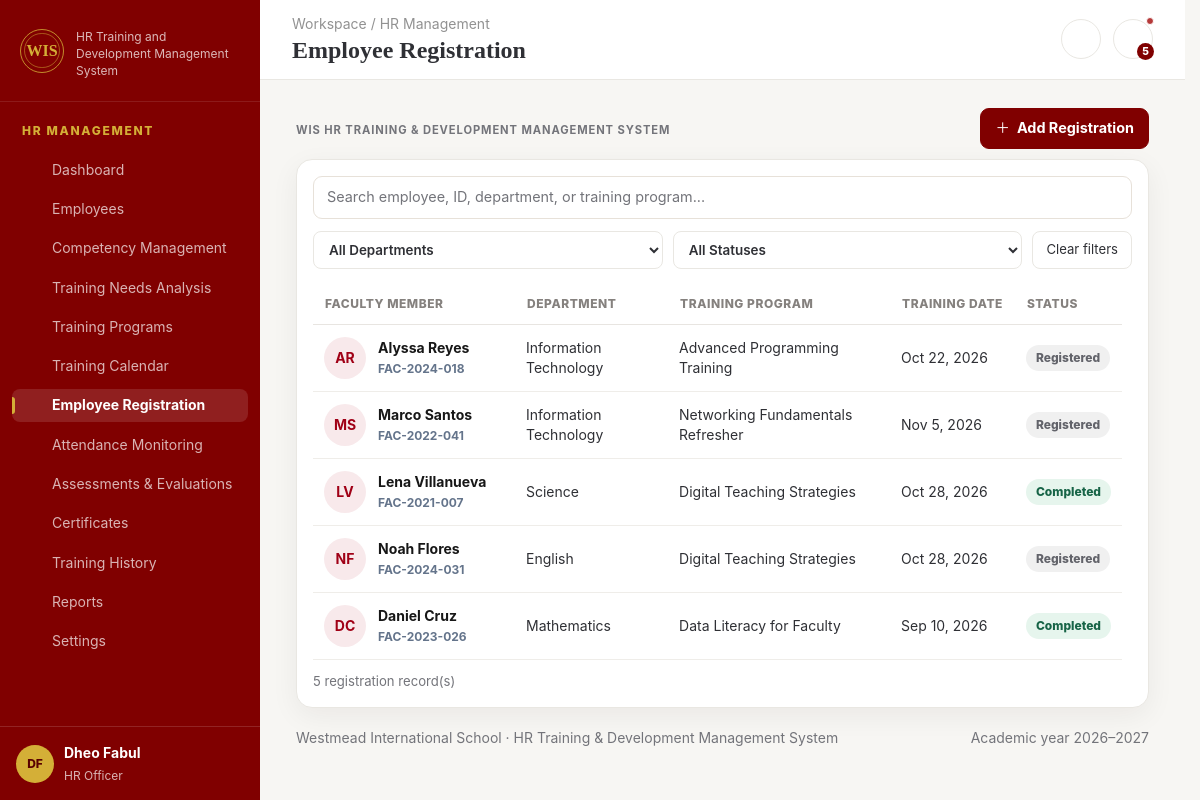
The app's page /admin/registrations.php (signed in), older data.
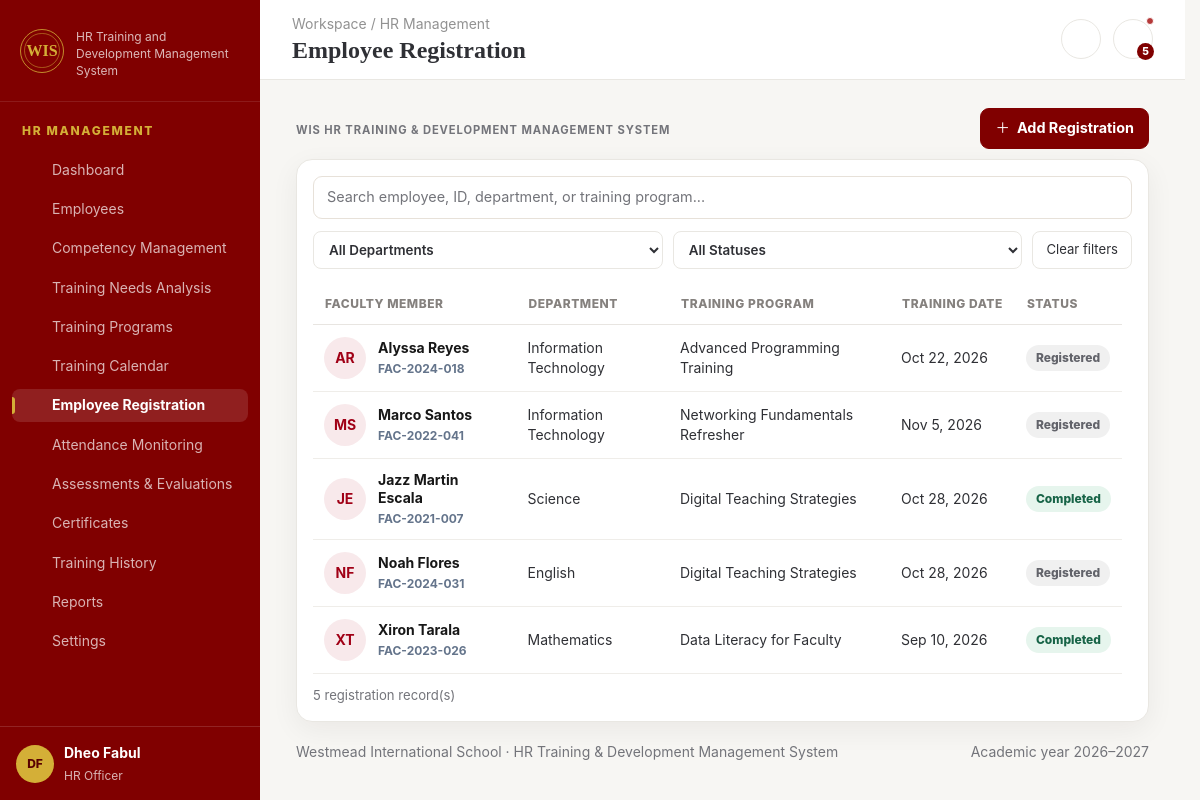
The same page, newer data.
### tables this page shows
CREATE TABLE `registrations` (
  `id` int(10) UNSIGNED NOT NULL,
  `employee_id` int(10) UNSIGNED NOT NULL,
  `program_id` int(10) UNSIGNED NOT NULL,
  `status` enum('Registered','In Progress','Completed','Withdrawn') NOT NULL DEFAULT 'Registered',
  `registered_at` timestamp NOT NULL DEFAULT current_timestamp()
);

CREATE TABLE `employees` (
  `id` int(10) UNSIGNED NOT NULL,
  `employee_code` varchar(30) NOT NULL,
  `first_name` varchar(80) NOT NULL,
  `last_name` varchar(80) NOT NULL,
  `email` varchar(160) NOT NULL,
  `phone` varchar(35) DEFAULT NULL,
  `department` varchar(100) NOT NULL,
  `job_title` varchar(120) NOT NULL,
  `specialization` varchar(120) NOT NULL,
  `hire_date` date DEFAULT NULL,
  `employment_status` enum('Active','On Leave','Inactive') NOT NULL DEFAULT 'Active',
  `created_at` timestamp NOT NULL DEFAULT current_timestamp()
);

CREATE TABLE `training_programs` (
  `id` int(10) UNSIGNED NOT NULL,
  `title` varchar(180) NOT NULL,
  `category` varchar(120) NOT NULL,
  `specialization` varchar(120) NOT NULL,
  `description` text DEFAULT NULL,
  `trainer_user_id` int(10) UNSIGNED DEFAULT NULL,
  `start_date` date NOT NULL,
  `end_date` date DEFAULT NULL,
  `start_time` time DEFAULT NULL,
  `venue` varchar(160) DEFAULT NULL,
  `capacity` smallint(5) UNSIGNED NOT NULL DEFAULT 30,
  `status` enum('Draft','Upcoming','Ongoing','Completed','Cancelled') NOT NULL DEFAULT 'Upcoming',
  `created_by` int(10) UNSIGNED DEFAULT NULL,
  `created_at` timestamp NOT NULL DEFAULT current_timestamp()
);

### admin/registrations.php (the view, shortened to what the rows shown need)
<?php
require_once __DIR__ . '/../includes/page_bootstrap.php';
function render_registration(PDO $pdo): string
{
    $emps = employees_for($pdo);
    $progs = program_select($pdo);
    $joined = $pdo->query(
        'SELECT r.id, r.status, r.registered_at, r.employee_id, r.program_id, '
            . 'e.employee_code, e.first_name, e.last_name, e.department, '
            . 'p.title, p.start_date '
            . 'FROM registrations r '
            . 'JOIN employees e ON e.id = r.employee_id '
            . 'JOIN training_programs p ON p.id = r.program_id '
            . 'ORDER BY r.registered_at DESC'
    )->fetchAll(PDO::FETCH_ASSOC);
    $departments = [];
    foreach ($joined as $r) {
        $department = trim((string)($r['department'] ?? ''));
        if ($department !== '') {
            $departments[$department] = $department;
        }
    }
    natcasesort($departments);
    $statuses = [];
    foreach ($joined as $r) {
        $status = trim((string)($r['status'] ?? ''));
        if ($status !== '') {
            $statuses[$status] = $status;
        }
    }
    natcasesort($statuses);
    $html = '<div class="registration-page">';
    $html .= '<div class="registration-page-heading">'
        . '<div class="registration-page-intro">'
        . page_intro(
            '',
            ''
        )
        . '</div>'
        . '<button type="button" class="registration-add-btn" '
        . 'id="openRegistrationModal">'
        . '<span aria-hidden="true">＋</span> Add Registration'
        . '</button>'
        . '</div>';
    $html .= '<section class="card registration-history-card">';
    $html .= '<div class="registration-filters">'
        . '<input type="search" id="registrationSearch" '
        . 'placeholder="Search employee, ID, department, or training program..." '
        . 'aria-label="Search registrations">';
    $html .= '<div class="registration-filter-row">'
        . '<select id="registrationDepartment" aria-label="Filter by department">'
        . '<option value="">All Departments</option>';
    foreach ($departments as $department) {
        $html .= '<option value="' . h($department) . '">'
            . h($department) . '</option>';
    }
    $html .= '</select>'
        . '<select id="registrationStatus" aria-label="Filter by status">'
        . '<option value="">All Statuses</option>';
    foreach ($statuses as $status) {
        $html .= '<option value="' . h($status) . '">'
            . h($status) . '</option>';
    }
    $html .= '</select>'
        . '<button type="button" class="registration-clear-filters" '
        . 'id="clearRegistrationFilters">Clear filters</button>'
        . '</div></div>';
    $html .= '<div class="table-wrap registration-table-wrap" data-max-rows="5">'
        . '<table class="registration-table" id="registrationTable">'
        . '<thead><tr>'
        . '<th>FACULTY MEMBER</th>'
        . '<th>DEPARTMENT</th>'
        . '<th>TRAINING PROGRAM</th>'
        . '<th>TRAINING DATE</th>'
        . '<th>STATUS</th>'
        . '</tr></thead><tbody>';
    foreach ($joined as $r) {
        $employeeCode = (string)($r['employee_code'] ?? '');
        $employeeName = trim(
            (string)($r['first_name'] ?? '') . ' '
                . (string)($r['last_name'] ?? '')
        );
        $firstName = trim((string)($r['first_name'] ?? ''));
        $lastName = trim((string)($r['last_name'] ?? ''));
        $initials = strtoupper(
            (function_exists('mb_substr') ? mb_substr($firstName, 0, 1) : substr($firstName, 0, 1))
                . (function_exists('mb_substr') ? mb_substr($lastName, 0, 1) : substr($lastName, 0, 1))
        );
        $department = (string)($r['department'] ?? '');
        $programTitle = (string)($r['title'] ?? '');
        $status = (string)($r['status'] ?? '');
        $trainingDate = !empty($r['start_date'])
            ? date('Y-m-d', strtotime((string)$r['start_date']))
            : '';
        $searchText = strtolower(
            $employeeCode . ' ' . $employeeName . ' '
                . $department . ' ' . $programTitle . ' ' . $status
        );
        $html .= '<tr data-search="' . h($searchText) . '" '
            . 'data-department="' . h($department) . '" '
            . 'data-status="' . h($status) . '">';
        $html .= '<td>'
            . '<div class="registration-faculty-member">'
            . '<span class="registration-faculty-avatar" aria-hidden="true">'
            . h($initials !== '' ? $initials : '?')
            . '</span>'
            . '<span class="registration-faculty-details">'
            . '<strong>' . h($employeeName !== '' ? $employeeName : 'Unknown employee') . '</strong>'
            . '<small>' . h($employeeCode) . '</small>'
            . '</span>'
            . '</div>'
            . '</td>'
            . '<td>' . h($department !== '' ? $department : '—') . '</td>'
            . '<td>' . h($programTitle) . '</td>'
            . '<td>' . ($trainingDate !== ''
                ? h(date('M j, Y', strtotime($trainingDate)))
                : '—') . '</td>'
            . '<td>' . badge($status) . '</td>'
            . '</tr>';
    }
    $html .= '</tbody></table></div>';
    $html .= '<div class="registration-table-footer">'
        . '<span id="registrationCount">'
        . count($joined) . ' registration record(s)'
        . '</span></div>';
    $html .= '</section>';
    $html .= '<div class="registration-modal" id="registrationModal" '
        . 'aria-hidden="true">'
        . '<div class="registration-modal-backdrop" '
        . 'data-close-registration-modal></div>'
        . '<section class="registration-modal-dialog" role="dialog" '
        . 'aria-modal="true" aria-labelledby="registrationModalTitle">'
        . '<div class="registration-modal-header">'
        . '<div><h2 id="registrationModalTitle">Add Registration</h2>'
        . '<p>Choose an employee and the training program to enroll them in.</p>'
        . '</div>'
        . '<button type="button" class="registration-modal-close" '
        . 'aria-label="Close modal" data-close-registration-modal>×</button>'
        . '</div>'
        . '<form method="post" class="registration-form">'
        . '<input type="hidden" name="csrf_token" value="'
        . h(csrf_token()) . '">'
        . '<input type="hidden" name="action" value="register_training">'
        . '<div class="form-field">'
        . '<label for="registration-employee">Employee *</label>'
        . '<select id="registration-employee" name="employee_id" required>'
        . '<option value="">Select employee</option>';
    foreach ($emps as $e) {
        $employeeName = trim(
            (string)($e['first_name'] ?? '') . ' '
                . (string)($e['last_name'] ?? '')
        );
        $employeeLabel = trim(
            (string)($e['employee_code'] ?? '') . ' · ' . $employeeName,
            ' ·'
        );
        $html .= '<option value="' . (int)$e['id'] . '">'
            . h($employeeLabel) . '</option>';
    }
    $html .= '</select></div>'
        . '<div class="form-field">'
        . '<label for="registration-program">Training program *</label>'
        . '<select id="registration-program" name="program_id" required>'
        . '<option value="">Select program</option>';
    foreach ($progs as $p) {
        $dateLabel = !empty($p['start_date'])
            ? date('M j, Y', strtotime((string)$p['start_date']))
            : 'Date not set';
        $programLabel = trim(
            (string)($p['title'] ?? '') . ' · ' . $dateLabel,
            ' ·'
        );
        $html .= '<option value="' . (int)$p['id'] . '">'
            . h($programLabel) . '</option>';
    }
    $html .= '</select></div>'
        . '<div class="registration-modal-actions">'
        . '<button type="button" class="btn btn-secondary" '
        . 'data-close-registration-modal>Cancel</button>'
        . '<button type="submit" class="btn">Register employee '
        . icon('arrow', 14) . '</button>'
        . '</div></form></section></div>';
    $html .= '</div>';
    return $html;
}
$content = render_registration($pdo);

### includes/functions.php (shortened to what the rows shown need)
<?php
function h(mixed $value): string
{
    return htmlspecialchars((string)($value ?? ''), ENT_QUOTES, 'UTF-8');
}
function badge(string $value): string
{
    $v = strtolower($value);
    $class = 'badge-neutral';
    if (str_contains($v, 'complete') || str_contains($v, 'competent') || str_contains($v, 'present') || str_contains($v, 'approved') || str_contains($v, 'active')) $class = 'badge-success';
    elseif (str_contains($v, 'required') || str_contains($v, 'absent') || str_contains($v, 'overdue') || str_contains($v, 'declined')) $class = 'badge-danger';
    elseif (str_contains($v, 'improve') || str_contains($v, 'pending') || str_contains($v, 'late') || str_contains($v, 'upcoming')) $class = 'badge-warn';
    return '<span class="badge ' . $class . '">' . h($value) . '</span>';
}

Row changes from the older to the newer data that the page shows:
removed registrations: employee.last_name "LV", employee.last_name "Lena Villanueva", employee.employee_code "FAC-2021-007", employee.department "Science", program.title "Digital Teaching Strategies", program.start_date "Oct 28, 2026", status "Completed"
removed registrations: employee.last_name "DC", employee.last_name "Daniel Cruz", employee.employee_code "FAC-2023-026", employee.department "Mathematics", program.title "Data Literacy for Faculty", program.start_date "Sep 10, 2026", status "Completed"
added registrations: employee.last_name "JE", employee.last_name "Jazz Martin Escala", employee.employee_code "FAC-2021-007", employee.department "Science", program.title "Digital Teaching Strategies", program.start_date "Oct 28, 2026", status "Completed"
added registrations: employee.last_name "XT", employee.last_name "Xiron Tarala", employee.employee_code "FAC-2023-026", employee.department "Mathematics", program.title "Data Literacy for Faculty", program.start_date "Sep 10, 2026", status "Completed"
